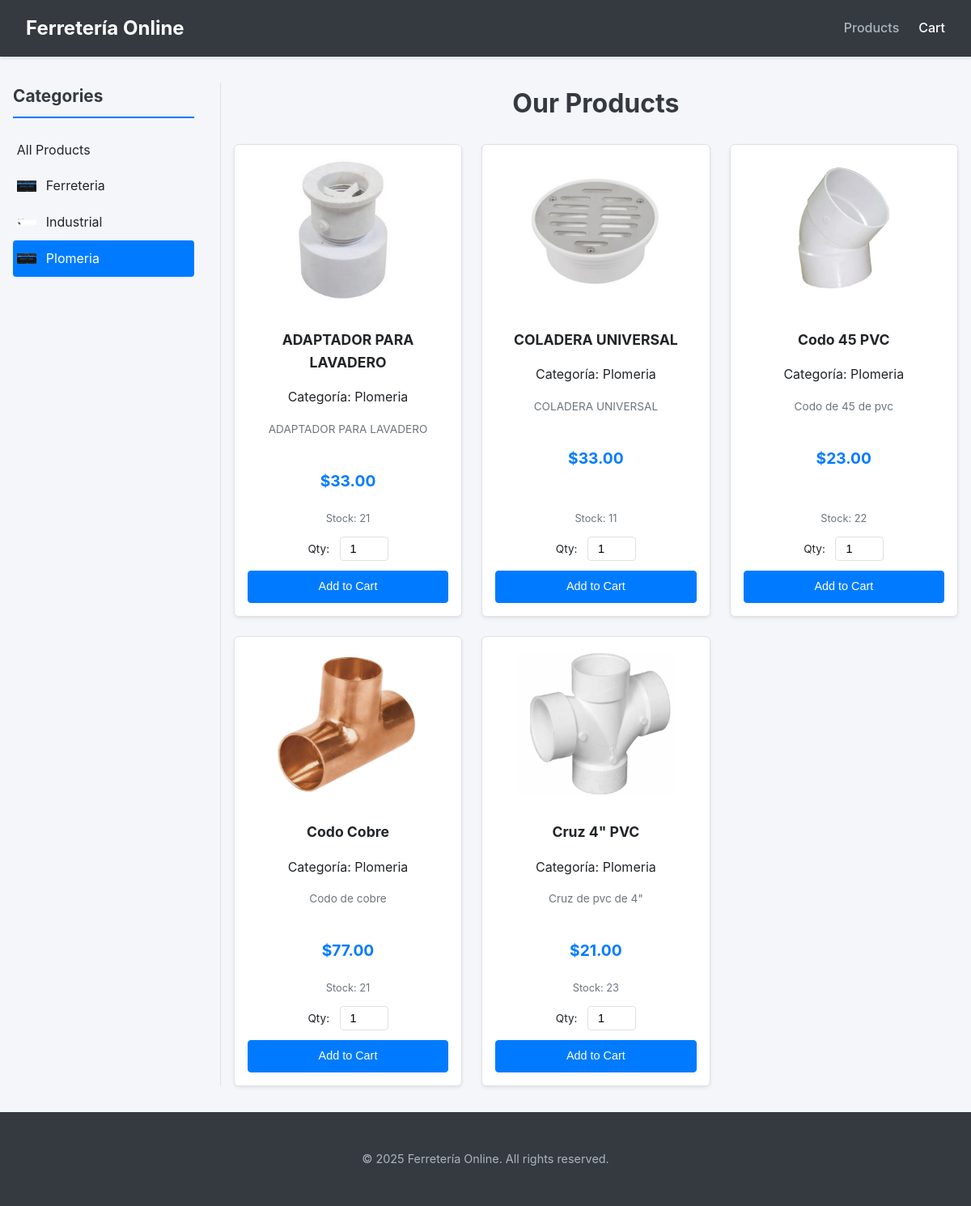
The app's page /category/2/ with its own data.
### ferreteria/models.py (models this page shows, shortened)
class Categories(models.Model):
    idcategories = models.AutoField(primary_key=True)
    name = models.CharField(max_length=45, null=True, blank=True)
    image = models.ImageField(upload_to='categories_images/', null=True, blank=True, verbose_name="Image")
    class Meta:
        verbose_name = "Category"
        verbose_name_plural = "Categories"

class Products(models.Model):
    idproducts = models.AutoField(primary_key=True)
    name = models.CharField(max_length=45)
    description = models.CharField(max_length=255, null=True, blank=True)
    price = models.DecimalField(max_digits=10, decimal_places=2, null=True, blank=True)
    cost = models.DecimalField(max_digits=10, decimal_places=2, null=True, blank=True)
    stock = models.IntegerField(null=True, blank=True)
    idcategories = models.ForeignKey(Categories, on_delete=models.PROTECT, db_column='idcategories', null=True, blank=True, verbose_name="Category")
    image = models.ImageField(upload_to='products_images/', null=True, blank=True, verbose_name="Image")
    class Meta:
        verbose_name = "Product"
        verbose_name_plural = "Products"

### ferreteria/views.py (the view)
# urls.py: path('', views.product_list, name='product_list'),
def product_list(request, category_id=None): # category_id ahora es un parámetro opcional
    categories = Categories.objects.all().order_by('name')
    current_category = None # Para saber qué categoría está activa
    if category_id:
        current_category = get_object_or_404(Categories, idcategories=category_id)
        products = Products.objects.filter(idcategories=current_category).order_by('name')
    else:
        products = Products.objects.all().order_by('name')
    cart_item_count = 0
    try:
        client = get_current_client(request)
        if client:
            cart_item_count = Cart.objects.filter(idclient=client).aggregate(total_items=Sum('quantity'))['total_items'] or 0
    except Exception:
        pass
    context = {
        'products': products,
        'categories': categories,
        'current_category': current_category, # Pasa la categoría actual a la plantilla
        'cart_item_count': cart_item_count,
    }
    return render(request, 'ferreteria/index.html', context)

### ferreteria/views.py (called while the page is built)
def get_current_client(request):
    try:
        return Clients.objects.get(idclients=1)
    except Clients.DoesNotExist:
        messages.error(request, "Client profile not found. Please log in or register. (Using fallback default client)")
        client, _ = Clients.objects.get_or_create(
            idclients=1, # O deja que AutoField maneje esto y luego guárdalo en sesión
            defaults={'name': "Default", 'lastname': "Client", 'email': "default@example.com"}
        )
        return client

### ferreteria/templates/ferreteria/index.html (shortened to what this page needs)
<!DOCTYPE html>
<html lang="en">
<head>
</head>
<body>
    <header>
        <nav>
            <a href="{% url 'product_list' %}" class="brand-logo">Ferretería Online</a>
            <ul>
                <li><a href="{% url 'product_list' %}" class="active">Products</a></li>
                <li>
                    <a href="{% url 'view_cart' %}">
                        Cart
                    </a>
                </li>
                </ul>
        </nav>
    </header>
    <div class="main-container">
        <aside class="sidebar">
            <h2>Categories</h2>
            <ul>
                <li>
                    <a href="{% url 'product_list' %}" class="{% if not current_category %}active{% endif %}">All Products</a>
                </li>
                {% for category_item in categories %}
                    <li>
                        <a href="{% url 'product_list_by_category' category_item.idcategories %}" class="{% if current_category and current_category.idcategories == category_item.idcategories %}active{% endif %}">
                            {% if category_item.image %}
                                <img src="{{ category_item.image.url }}" alt="{{ category_item.name }}">
                            {% else %}
                                <img src="https://via.placeholder.com/24?text=C" alt="Category icon">
                            {% endif %}
                            {{ category_item.name }}
                        </a>
                    </li>
                {% endfor %}
            </ul>
        </aside>
        <main class="products-main">
            <h1>Our Products</h1>
            <div class="products-grid">
                {% for product in products %}
                <div class="product-card">
                    <div>
                        {% if product.image %}
                            <img src="{{ product.image.url }}" alt="{{ product.name }}">
                        {% else %}
                            <div class="image-placeholder">No Image</div>
                        {% endif %}
                        <a href="{% url 'product_detail' product.idproducts %}" style="text-decoration: none; color: inherit;"><h3>{{ product.name }}</h3></a>
                        {% if product.idcategories and product.idcategories.name %}
                            <p class="product-category">Categoría: {{ product.idcategories.name }}</p>
                        {% endif %}
                        <p class="description">{{ product.description|truncatewords:12 }}</p>
                        <p class="price">${{ product.price|floatformat:2 }}</p>
                    </div>
                    <div>
                        {% if product.stock > 0 %}
                            <p class="stock">Stock: {{ product.stock }}</p>
                            <form method="post" action="{% url 'add_to_cart' product.idproducts %}">
                                <label for="quantity_prod_{{ product.idproducts }}">Qty:</label>
                                <input type="number" name="quantity" value="1" min="1" {% if product.stock %}max="{{ product.stock }}"{% endif %} id="quantity_prod_{{ product.idproducts }}">
                                <button type="submit" class="btn">Add to Cart</button>
                            </form>
                        {% else %}
                            <p class="out-of-stock">Out of Stock</p>
                            <button type="button" class="btn" disabled>Add to Cart</button>
                        {% endif %}
                    </div>
                </div>
                {% empty %}
                    <p>No products available at the moment.</p>
                {% endfor %}
            </div>
        </main>
    </div>
    <footer>
        <p>&copy; {% now "Y" %} Ferretería Online. All rights reserved.</p>
    </footer>
</body>
</html>

### ferreteria/templates/ferreteria/index.html (style rules this page uses)
:root { --primary-color: #007bff; --secondary-color: #6c757d; --success-color: #28a745; --danger-color: #dc3545; --light-gray: #f8f9fa; --dark-gray: #343a40; --border-color: #dee2e6; --text-color: #212529; --link-hover-color: #0056b3; --card-shadow: 0 0.125rem 0.25rem rgba(0, 0, 0, 0.075); }
body { font-family: -apple-system, BlinkMacSystemFont, "Segoe UI", Roboto, "Helvetica Neue", Arial, sans-serif; margin: 0; background-color: #f4f6f9; color: var(--text-color); line-height: 1.6; }
header { background-color: var(--dark-gray); color: white; padding: 1rem 2rem; box-shadow: 0 2px 4px rgba(0,0,0,0.1); }
nav { display: flex; justify-content: space-between; align-items: center; max-width: 1200px; margin: 0 auto; }
nav .brand-logo { font-size: 1.5rem; font-weight: bold; color: white; text-decoration: none; }
nav ul { list-style: none; padding: 0; margin: 0; display: flex; }
nav ul li { margin-left: 1.5rem; }
nav ul li a { color: white; text-decoration: none; font-weight: 500; padding: 0.5rem 0; position: relative; }
nav ul li a:hover, nav ul li a.active { color: #adb5bd; }
.main-container { display: flex; max-width: 1200px; margin: 2rem auto; padding: 0 1rem; }
.sidebar { width: 20%; min-width: 200px; padding-right: 2rem; border-right: 1px solid var(--border-color); }
.sidebar h2 { font-size: 1.3rem; color: var(--dark-gray); margin-top: 0; border-bottom: 2px solid var(--primary-color); padding-bottom: 0.5rem; }
.sidebar ul { list-style: none; padding: 0; }
.sidebar ul li a { display: flex; align-items: center; text-decoration: none; color: var(--text-color); padding: 0.6rem 0.3rem; border-radius: 0.25rem; transition: background-color 0.2s ease-in-out, color 0.2s ease-in-out; }
.sidebar ul li a:hover, .sidebar ul li a.active { background-color: var(--primary-color); color: white; }
.sidebar ul li img { width: 24px; height: 24px; object-fit: contain; margin-right: 0.75rem; }
.products-main { width: 80%; padding-left: 1rem; }
.products-main h1 { font-size: 2rem; color: var(--dark-gray); margin-top: 0; margin-bottom: 1.5rem; text-align: center; }
.products-grid { display: grid; grid-template-columns: repeat(auto-fill, minmax(230px, 1fr)); gap: 1.5rem; }
.product-card { background-color: white; border: 1px solid var(--border-color); border-radius: 0.375rem; padding: 1rem; text-align: center; box-shadow: var(--card-shadow); transition: transform 0.2s ease-in-out, box-shadow 0.2s ease-in-out; display: flex; flex-direction: column; justify-content: space-between; }
.product-card img { max-width: 100%; height: 180px; object-fit: contain; margin-bottom: 1rem; border-radius: 0.25rem; }
.product-card h3 { font-size: 1.1rem; margin: 0.5rem 0; color: var(--text-color); }
.product-card .description { font-size: 0.85rem; color: var(--secondary-color); margin-bottom: 0.75rem; min-height: 40px; }
.product-card .price { font-size: 1.2rem; font-weight: bold; color: var(--primary-color); margin-bottom: 0.5rem; }
.product-card .stock { font-size: 0.8rem; color: var(--secondary-color); margin-bottom: 0.75rem; }
.product-card form { margin-top: auto; }
.product-card label { font-size: 0.85rem; margin-right: 0.5rem; }
.product-card input[type="number"] { width: 60px; padding: 0.375rem 0.75rem; font-size: 0.9rem; border: 1px solid var(--border-color); border-radius: 0.25rem; margin-bottom: 0.75rem; box-sizing: border-box; }
.product-card .btn { display: inline-block; font-weight: 400; color: white; text-align: center; vertical-align: middle; cursor: pointer; background-color: var(--primary-color); border: 1px solid var(--primary-color); padding: 0.5rem 1rem; font-size: 0.9rem; line-height: 1.5; border-radius: 0.25rem; text-decoration: none; transition: background-color 0.15s ease-in-out, border-color 0.15s ease-in-out, box-shadow 0.15s ease-in-out; width: 100%; }
footer { text-align: center; padding: 2rem; margin-top: 2rem; background-color: var(--dark-gray); color: #adb5bd; font-size: 0.9rem; }

### records on screen
Categories: image (picture), name "Ferreteria"
Categories: image (picture), name "Industrial"
Categories: image (picture), name "Plomeria"
Products: image (picture), name "ADAPTADOR PARA LAVADERO", idcategories.name "Plomeria", description "ADAPTADOR PARA LAVADERO", price "33.00", stock "21", quantity "1"
Products: image (picture), name "COLADERA UNIVERSAL", idcategories.name "Plomeria", description "COLADERA UNIVERSAL", price "33.00", stock "11", quantity "1"
Products: image (picture), name "Codo 45 PVC", idcategories.name "Plomeria", description "Codo de 45 de pvc", price "23.00", stock "22", quantity "1"
Products: image (picture), name "Codo Cobre", idcategories.name "Plomeria", description "Codo de cobre", price "77.00", stock "21", quantity "1"
Products: image (picture), name "Cruz 4\" PVC", idcategories.name "Plomeria", description "Cruz de pvc de 4\"", price "21.00", stock "23", quantity "1"
